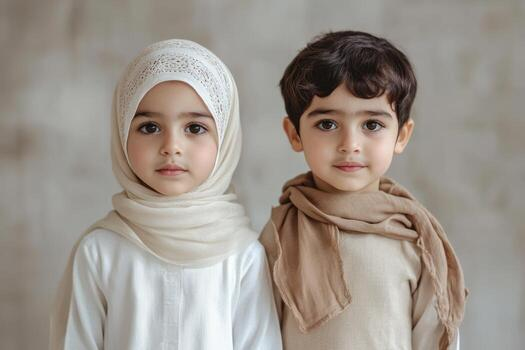
#> input picture Lab 8/image/kid1.jpg, 525 x 350 px, found by its file name
$ jupyter execute 'Lab 8.ipynb'   (older library calls are emulated)
#> lines starting #> are read from the running program, lines starting #| are printed output that depends on the picture; after the words box and inside, x2 and y2 are one past the last pixel; in counts of white or black regions, pixels touching at a corner belong together
[cell 1]
#Ahmed Murad Alshowaikhat
#2230005366
#8MA1
import cv2
import numpy as np
import matplotlib.pyplot as plt

imgFile = 'Images/kid1.jpg'

[cell 2]
img = cv2.imread(imgFile)
#> img is the input picture: shape (350, 525, 3); mean B, G, R 140.1, 148.6, 156.8
gray = cv2.cvtColor(img, cv2.COLOR_BGR2GRAY)
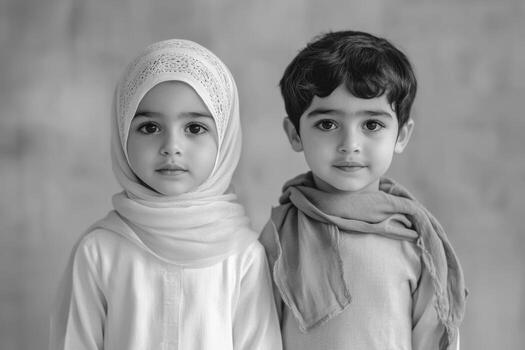
#> gray: shape (350, 525); min 1, max 254, mean 150.1
blurred = cv2.GaussianBlur(gray, (5, 5), 0)

sobelx = cv2.Sobel(blurred, cv2.CV_64F, 1, 0, ksize=3)
sobely = cv2.Sobel(blurred, cv2.CV_64F, 0, 1, ksize=3)
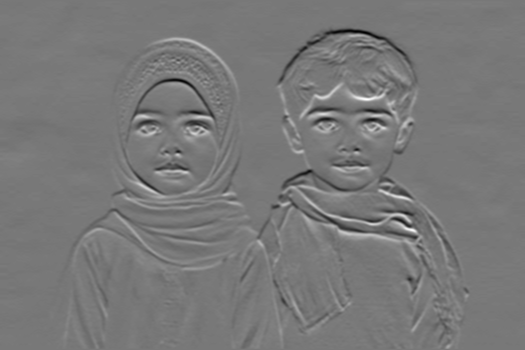
#> sobely: shape (350, 525) float64; min -289, max 323, mean 0.6; drawn with min black and max white
sobel_combined = cv2.magnitude(sobelx, sobely)
sobel_final = np.uint8(np.absolute(sobel_combined))

plt.figure(figsize=(10, 5))
plt.subplot(1, 2, 1)
plt.imshow(cv2.cvtColor(img, cv2.COLOR_BGR2RGB))
plt.title('Original')
plt.subplot(1, 2, 2)
plt.imshow(sobel_final, cmap='gray')
plt.title('Sobel')
plt.show()

[cell 3]
image = cv2.imread(imgFile, 0)
#> image: shape (350, 525); min 1, max 255, mean 150.1
blurred = cv2.GaussianBlur(image, (5, 5), 0)

kernel_x = np.array([[1, 0], [0, -1]], dtype=np.float64)
kernel_y = np.array([[0, 1], [-1, 0]], dtype=np.float64)
roberts_x = cv2.filter2D(blurred, cv2.CV_64F, kernel_x)
roberts_y = cv2.filter2D(blurred, cv2.CV_64F, kernel_y)
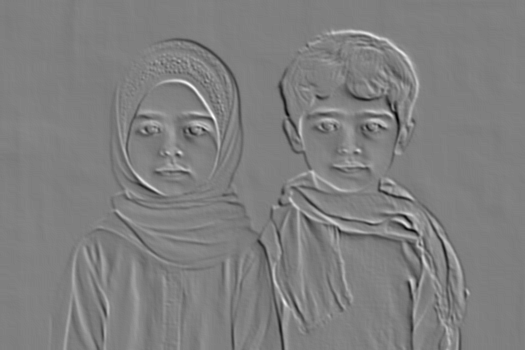
#> roberts_y: shape (350, 525) float64; min -62, max 62, mean 0; drawn with min black and max white
roberts_combined = cv2.magnitude(roberts_x, roberts_y)
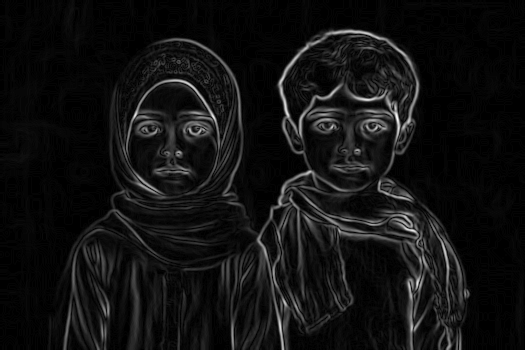
#> roberts_combined: shape (350, 525) float64; min 0, max 69.77, mean 4.8; drawn with min black and max white
roberts_final = np.uint8(np.absolute(roberts_combined))

plt.figure(figsize=(10, 5))
plt.subplot(1, 2, 1)
plt.imshow(image, cmap='gray')
plt.title('Original')
plt.subplot(1, 2, 2)
plt.imshow(roberts_final, cmap='gray')
plt.title('Roberts')
plt.show()

[cell 4]
img = cv2.imread(imgFile)
gray = cv2.cvtColor(img, cv2.COLOR_BGR2GRAY)
blurred = cv2.GaussianBlur(gray, (5, 5), 0)

kernel_x = np.array([[-1, 0, 1], [-1, 0, 1], [-1, 0, 1]], dtype=np.float64)
kernel_y = np.array([[-1, -1, -1], [0, 0, 0], [1, 1, 1]], dtype=np.float64)
prewitt_x = cv2.filter2D(blurred, cv2.CV_64F, kernel_x)
prewitt_y = cv2.filter2D(blurred, cv2.CV_64F, kernel_y)
prewitt_combined = cv2.magnitude(prewitt_x, prewitt_y)
prewitt_final = np.uint8(np.absolute(prewitt_combined))

plt.figure(figsize=(10, 5))
plt.subplot(1, 2, 1)
plt.imshow(cv2.cvtColor(img, cv2.COLOR_BGR2RGB))
plt.title('Original')
plt.subplot(1, 2, 2)
plt.imshow(prewitt_final, cmap='gray')
plt.title('Prewitt')
plt.show()

[cell 5]
img = cv2.imread(imgFile)
gray = cv2.cvtColor(img, cv2.COLOR_BGR2GRAY)
canny_edges = cv2.Canny(gray, 100, 200)
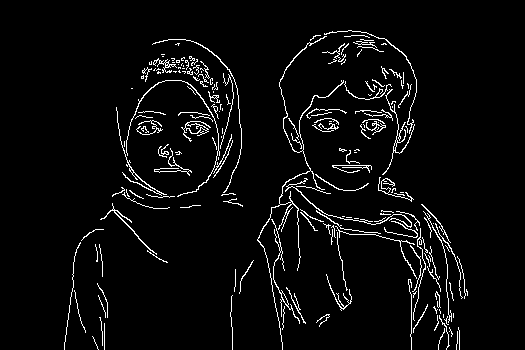
#> canny_edges: shape (350, 525); 4.3% white in thin lines or dots, all inside (x1, y1, x2, y2) = (64, 30, 468, 350)

plt.figure(figsize=(10, 5))
plt.subplot(1, 2, 1)
plt.imshow(cv2.cvtColor(img, cv2.COLOR_BGR2RGB))
plt.title('Original')
plt.subplot(1, 2, 2)
plt.imshow(canny_edges, cmap='gray')
plt.title('Canny')
plt.show()

[cell 6]
img = cv2.imread(imgFile)
channels = cv2.split(img)
edge_maps = []

for channel in channels:
    blurred = cv2.GaussianBlur(channel, (5, 5), 0)
    edges = cv2.Canny(blurred, 50, 150)
    edge_maps.append(edges)
#> this loop made 3 passes
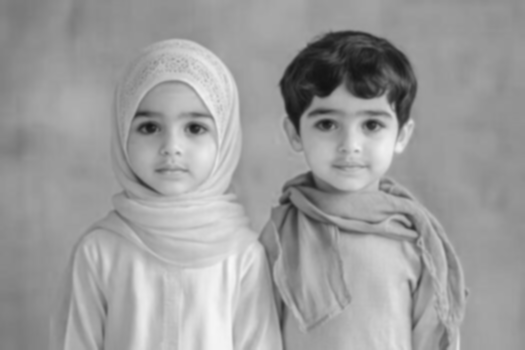
#> blurred: shape (350, 525); min 19, max 247, mean 156.8
#> after the loop, edge_maps = 3 items

combined_edges = cv2.bitwise_or(edge_maps[0], edge_maps[1])
#> combined_edges: shape (350, 525); 4.4% white in thin lines or dots, all inside (x1, y1, x2, y2) = (59, 30, 468, 350)
combined_edges = cv2.bitwise_or(combined_edges, edge_maps[2])
#> combined_edges: shape (350, 525); 5% white in thin lines or dots, all inside (x1, y1, x2, y2) = (59, 30, 469, 350)

plt.figure(figsize=(10, 5))
plt.subplot(1, 2, 1)
plt.imshow(cv2.cvtColor(img, cv2.COLOR_BGR2RGB))
plt.title('Original')
plt.subplot(1, 2, 2)
plt.imshow(combined_edges, cmap='gray')
plt.title('Multi-Channel Canny')
plt.show()
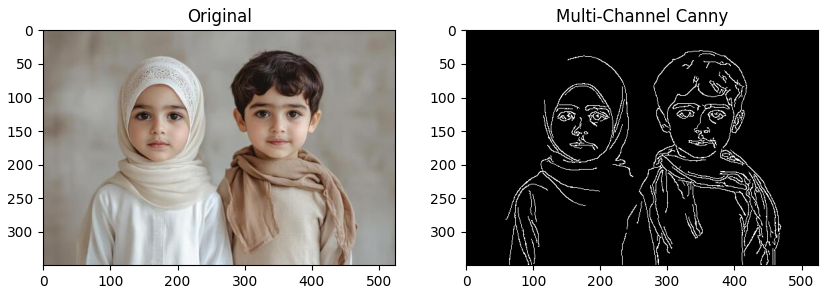
#> figure drawn by matplotlib, 2 panels

[cell 7]
img = cv2.imread(imgFile, cv2.IMREAD_GRAYSCALE)
blurred = cv2.GaussianBlur(img, (5, 5), 0)
laplacian = cv2.Laplacian(blurred, cv2.CV_64F, ksize=5)
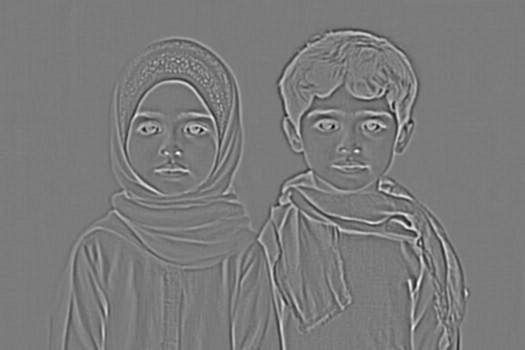
#> laplacian: shape (350, 525) float64; min -1810, max 1936, mean 0; drawn with min black and max white
log_final = np.uint8(np.absolute(laplacian))
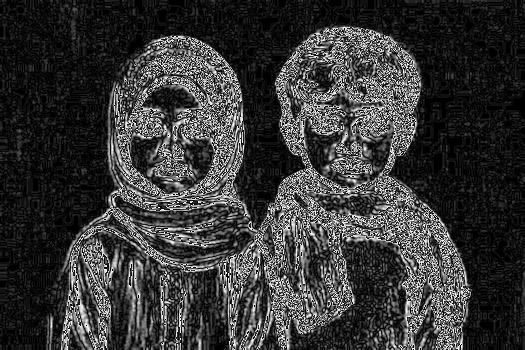
#> log_final: shape (350, 525); min 0, max 254, mean 55

plt.figure(figsize=(10, 5))
plt.subplot(1, 2, 1)
plt.imshow(img, cmap='gray')
plt.title('Original')
plt.subplot(1, 2, 2)
plt.imshow(log_final, cmap='gray')
plt.title('LoG')
plt.show()

[cell 8]
img = cv2.imread(imgFile, cv2.IMREAD_GRAYSCALE)
blur_narrow = cv2.GaussianBlur(img, (0, 0), sigmaX=1.0)
blur_wide = cv2.GaussianBlur(img, (0, 0), sigmaX=2.0)
dog = blur_narrow.astype(np.float32) - blur_wide.astype(np.float32)
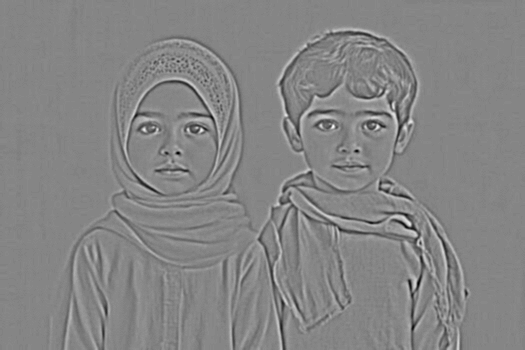
#> dog: shape (350, 525) float32; min -36, max 33, mean 0; drawn with min black and max white
dog_normalized = cv2.normalize(dog, None, 0, 255, cv2.NORM_MINMAX).astype(np.uint8)

plt.figure(figsize=(10, 5))
plt.subplot(1, 2, 1)
plt.imshow(img, cmap='gray')
plt.title('Original')
plt.subplot(1, 2, 2)
plt.imshow(dog_normalized, cmap='gray')
plt.title('DoG')
plt.show()

[cell 9]
image = cv2.imread(imgFile)
b, g, r = cv2.split(image)

def get_channel_gradient(channel):
    blurred = cv2.GaussianBlur(channel, (3, 3), 0)
    gx = cv2.Sobel(blurred, cv2.CV_64F, 1, 0, ksize=3)
    gy = cv2.Sobel(blurred, cv2.CV_64F, 0, 1, ksize=3)
    return cv2.magnitude(gx, gy)

grad_b = get_channel_gradient(b)
grad_g = get_channel_gradient(g)
grad_r = get_channel_gradient(r)
combined_gradient = np.sqrt(grad_b**2 + grad_g**2 + grad_r**2)
color_edges = cv2.normalize(combined_gradient, None, 0, 255, cv2.NORM_MINMAX).astype(np.uint8)

plt.figure(figsize=(10, 5))
plt.subplot(1, 2, 1)
plt.imshow(cv2.cvtColor(image, cv2.COLOR_BGR2RGB))
plt.title('Original')
plt.subplot(1, 2, 2)
plt.imshow(color_edges, cmap='inferno')
plt.title('Color Gradient')
plt.show()
